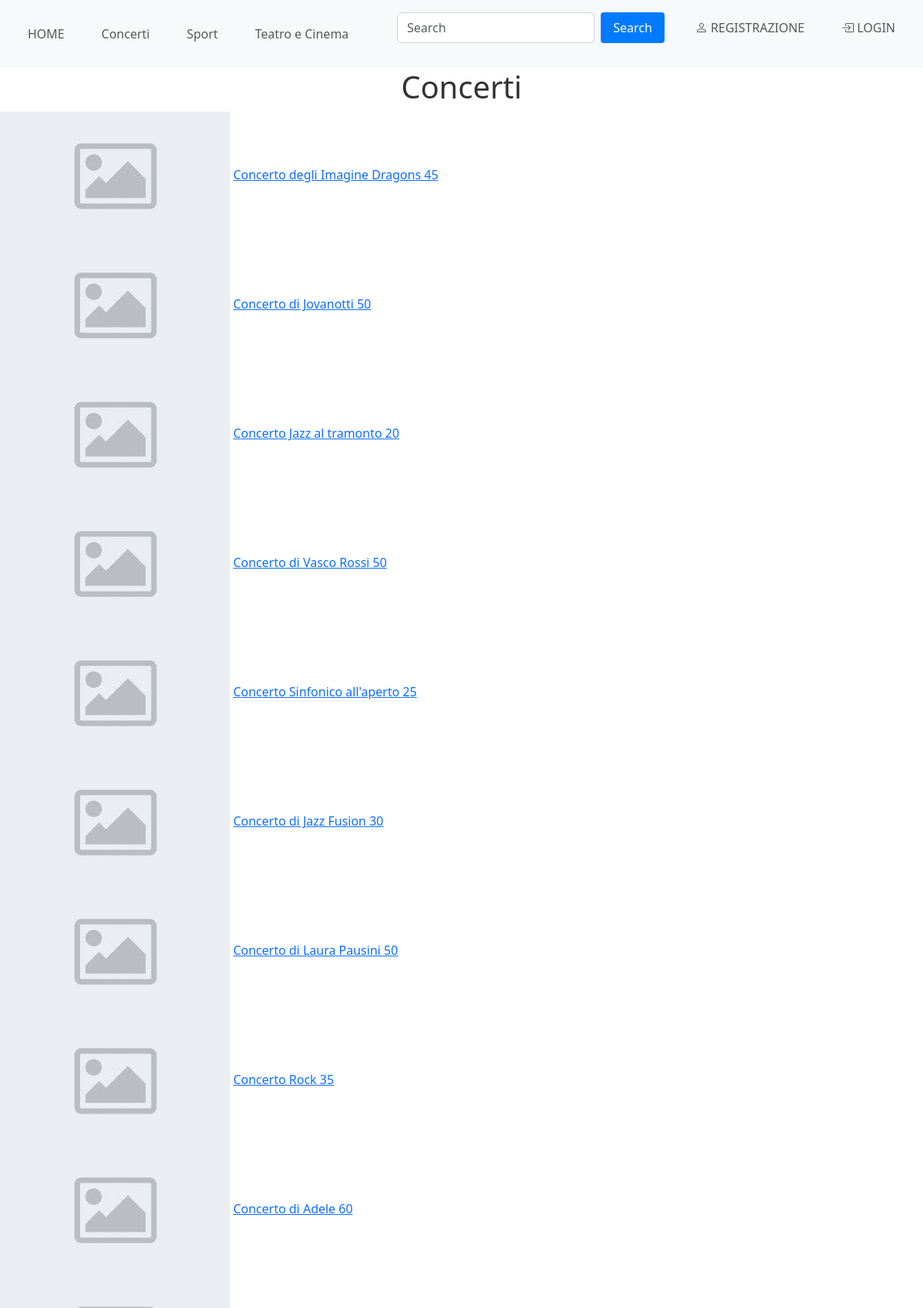
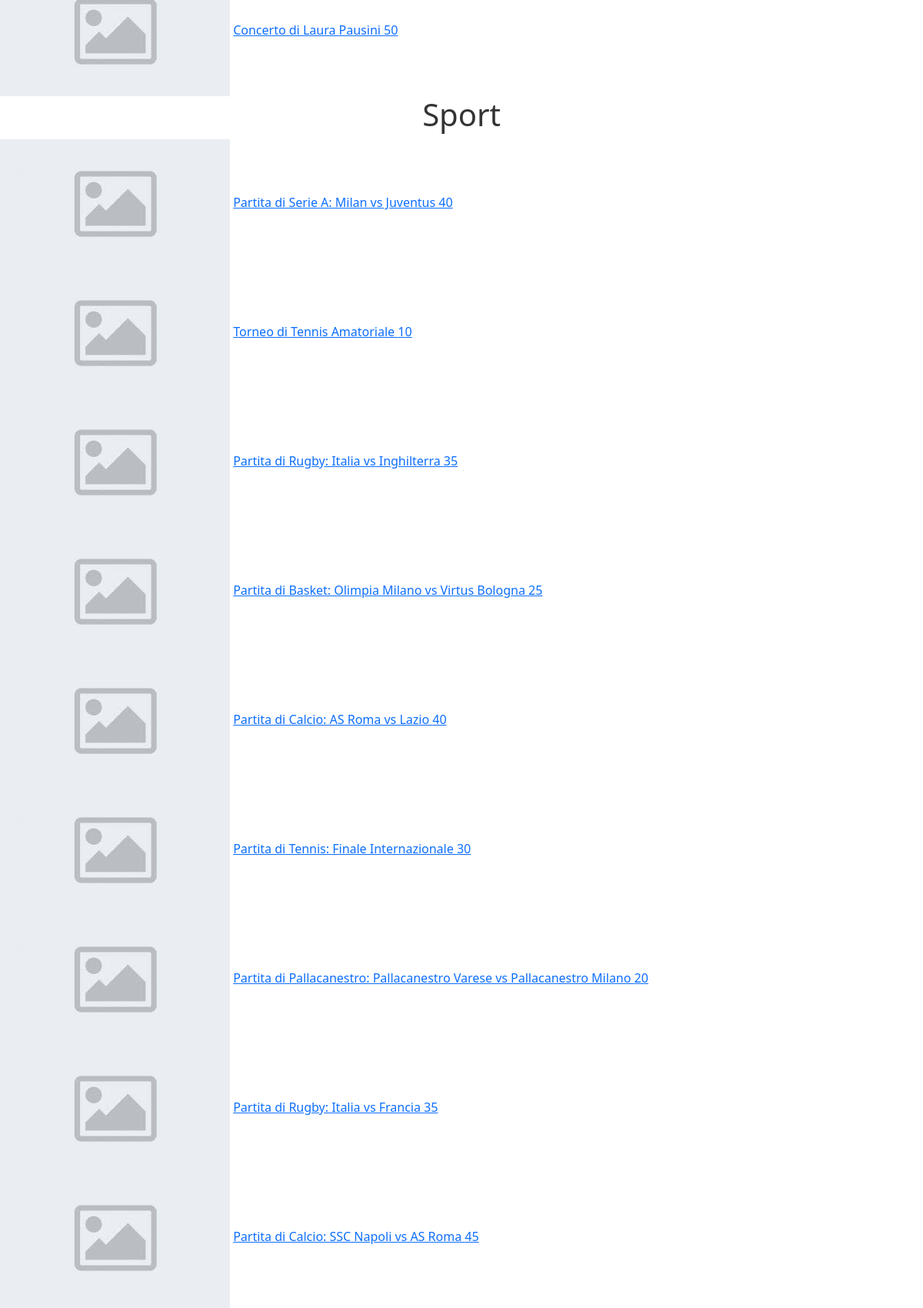
The page / (upper part) on the database its author committed (2 pictures, top to bottom).
### tables this page shows
CREATE TABLE CategoriaEventi
(
    ID_Categoria          INTEGER UNSIGNED PRIMARY KEY AUTO_INCREMENT,
    Descrizione_Categoria VARCHAR(20) NOT NULL
);

CREATE TABLE Eventi
(
    ID_Evento    INT(11) UNSIGNED PRIMARY KEY AUTO_INCREMENT,
    Descrizione  VARCHAR(255) NOT NULL,
    Data         DATETIME     NOT NULL,
    Prezzo       DOUBLE       NOT NULL CHECK (Prezzo > 0),
    Numero_Posti INTEGER      NOT NULL CHECK (Numero_Posti > 0),
    Categoria    INTEGER UNSIGNED,
    Luogo        INTEGER UNSIGNED,
    FOREIGN KEY (Categoria) REFERENCES CategoriaEventi (ID_Categoria)
        ON UPDATE CASCADE,
    FOREIGN KEY (Luogo) REFERENCES Luoghi (ID_Luogo)
        ON UPDATE CASCADE
);

### index.php (the view, shortened to what this page needs)
<?php
    include_once "header.php";
    require "db_connection.php";
    $arrayCategorie = array();
                ?>
                <?php
    if (!empty($pdo)) {
        $query = "SELECT Descrizione_Categoria  FROM CategoriaEventi;";
        $statement = $pdo -> query($query);
        if (!$statement){
            echo "ERROR";
        }
        else{
            $categorie = $statement -> fetchAll();
            foreach ($categorie as $value){
                foreach ($value as $item){
                    array_push($arrayCategorie, $item);
                }
            }
        }
    }
    foreach ($arrayCategorie as $value){
        $query3="SELECT Eventi.Descrizione, Eventi.Prezzo, Eventi.ID_Evento
                 FROM Eventi JOIN CategoriaEventi ON Eventi.Categoria = CategoriaEventi.ID_Categoria
                 WHERE CategoriaEventi.Descrizione_Categoria LIKE '$value';";
        $statement3 = $pdo -> query($query3);
        $eventi = $statement3 -> fetchAll();
        ?>
        <h1><?= $value?></h1>
        <?php
        foreach ($eventi as $evento){
            ?>
            <div>
                <img src="images\default.jpg">
                <a href="prodotto.php?id=<?=$evento['ID_Evento']?>"><?= $evento['Descrizione'] . ' ' .  $evento['Prezzo']?></a>
            </div>
            <?php
        }
    }
include_once "footer.php";
?>

### header.php (shortened to what this page needs)
<?php
    require_once "DB_connection.php";
    if (!empty($pdo)) {
        $query = "SELECT Descrizione_Categoria  FROM CategoriaEventi;";
        $statement = $pdo -> query($query);
        if (!$statement){
            echo "ERROR";
        }
        else{
            $categorie = $statement -> fetchAll();
        }
    }
?>
<!DOCTYPE>
<html>
<head>
    <link href="https://cdn.jsdelivr.net/npm/bootstrap@5.3.3/dist/css/bootstrap.min.css" rel="stylesheet" >
    <link rel="stylesheet" href="https://cdn.jsdelivr.net/npm/bootstrap-icons@1.11.3/font/bootstrap-icons.min.css">
    <link href="style.css" rel="stylesheet" type="text/css">
</head>
<body>
<nav class="navbar navbar-expand-lg navbar-light bg-light">
    <div class="container-fluid">
        <div class="collapse navbar-collapse" id="navbarSupportedContent">
            <ul class="navbar-nav me-auto mb-2 mb-lg-0">
                <li class="nav-item">
                    <a href="index.php" class="nav-link">HOME</a>
                </li>
                <?php
                foreach ($categorie as $row){
                    foreach ($row as $descrizione){
                        ?>
                <li class="nav-item">
                    <a href="categoria.php?categoria=<?= $descrizione?>" class="nav-link"><?= $descrizione?></a>
                </li>
                <?php
                    }
                }
                ?>
            </ul>
            <ul class="navbar-nav ms-auto mb-2 mb-lg-0">
                <li class="nav-item">
                    <form class="d-flex" method="get" action="#">
                        <input class="form-control me-2" type="search" placeholder="Search">
                        <button class="btn btn-outline-primary" type="submit">Search</button>
                    </form>
                </li>
                <?php
                    if(isset($_SESSION['user'])){
                ?>
                        <li class="nav-item">
                            <a href="account.php" class="nav-link">
                                <i class="bi bi-person-fill"></i>
                                ACCOUNT
                            </a>
                        </li>
                        <li class="nav-item">
                            <a href="logout.php" class="nav-link">
                                <i class="bi bi-box-arrow-in-left"></i>
                                LOGOUT
                            </a>
                        </li>
                <?php
                    }
                    else{
                ?>
                        <li class="nav-item">
                            <a href="registration.php" class="nav-link">
                                <i class="bi bi-person"></i>
                                REGISTRAZIONE
                            </a>
                        </li>
                        <li class="nav-item">
                            <a href="login.php" class="nav-link">
                                <i class="bi bi-box-arrow-in-right"></i>
                                LOGIN
                            </a>
                        </li>
                <?php
                    }
                ?>
            </ul>
        </div>
    </div>
</nav>

### style.css (style rules this page uses)
html, body { height: 100%; background-color: white; }
.navbar { background-color: white; border-bottom: 1px solid white; }
.navbar .nav-item { color: #343a40; padding: 0.5rem 1rem; }
.navbar .form-control { border-color: #ced4da; }
.btn { display: inline-block; padding: 8px 16px; background-color: #007bff; color: #fff; text-decoration: none; border: none; border-radius: 4px; cursor: pointer; transition: background-color 0.3s; }
h1 { text-align: center; color: #333; }

### rows shown on the page
categoriaeventi: Descrizione_Categoria "Concerti"
categoriaeventi: Descrizione_Categoria "Sport"
categoriaeventi: Descrizione_Categoria "Teatro e Cinema"
eventi: Descrizione "Concerto degli Imagine Dragons", Prezzo "45"
eventi: Descrizione "Concerto di Jovanotti", Prezzo "50"
eventi: Descrizione "Concerto Jazz al tramonto", Prezzo "20"
eventi: Descrizione "Concerto di Vasco Rossi", Prezzo "50"
eventi: Descrizione "Concerto Sinfonico all'aperto", Prezzo "25"
eventi: Descrizione "Concerto di Jazz Fusion", Prezzo "30"
eventi: Descrizione "Concerto di Laura Pausini", Prezzo "50"
eventi: Descrizione "Concerto Rock", Prezzo "35"
eventi: Descrizione "Concerto di Adele", Prezzo "60"
eventi: Descrizione "Concerto di Laura Pausini", Prezzo "50"
eventi: Descrizione "Partita di Serie A: Milan vs Juventus", Prezzo "40"
eventi: Descrizione "Torneo di Tennis Amatoriale", Prezzo "10"
eventi: Descrizione "Partita di Rugby: Italia vs Inghilterra", Prezzo "35"
eventi: Descrizione "Partita di Basket: Olimpia Milano vs Virtus Bologna", Prezzo "25"
eventi: Descrizione "Partita di Calcio: AS Roma vs Lazio", Prezzo "40"
eventi: Descrizione "Partita di Tennis: Finale Internazionale", Prezzo "30"
eventi: Descrizione "Partita di Pallacanestro: Pallacanestro Varese vs Pallacanestro Milano", Prezzo "20"
eventi: Descrizione "Partita di Rugby: Italia vs Francia", Prezzo "35"
eventi: Descrizione "Partita di Calcio: SSC Napoli vs AS Roma", Prezzo "45"

### other values the page prints
$value "Concerti"
$value "Sport"
